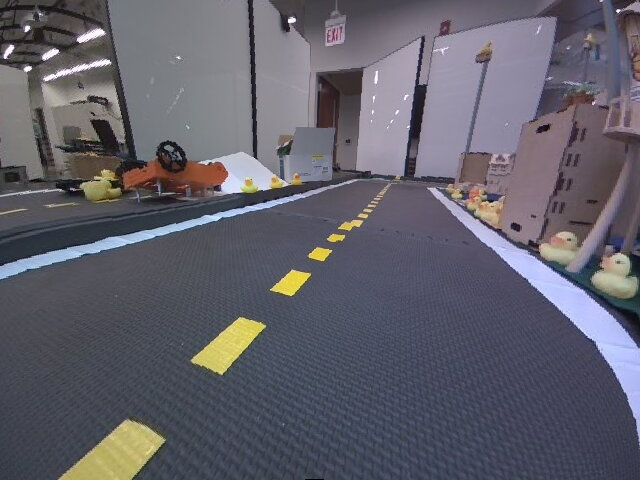
#> input picture visual_lane_following/solution/images/visual_control/pic11.png, 640 x 480 px
$ jupyter execute --allow-errors visual_lane_following_activity.ipynb   (shell and % lines are left out)
#> lines starting #> are read from the running program, lines starting #| are printed output that depends on the picture; after the words box and inside, x2 and y2 are one past the last pixel; in counts of white or black regions, pixels touching at a corner belong together
### visual_lane_following/solution/unit_test.py
import numpy as np
import cv2
from matplotlib import pyplot as plt


class UnitTestELRH:
    # Test the estimate of the robot's lane-relative heading
    def __init__(self, estimate_lane_relative_heading):
        imgbgr_straight = cv2.imread('../images/visual_control/pic10.png')
        imgbgr_turn = cv2.imread('../images/visual_control/turn.png')

        # The image-to-ground homography associated with this image (Jacopo's)
        H = np.array([-4.137917960301845e-05, -0.00011445854191468058, -0.1595567007347241,
                      0.0008382870319844166, -4.141689222457687e-05, -0.2518201638170328,
                      -0.00023561657746150284, -0.005370140574116084, 0.9999999999999999])

        H = np.reshape(H, (3, 3))

        theta_hat, lines_yellow, lines_white = estimate_lane_relative_heading(H, imgbgr_straight)

        print('First Image: theta_hat: %.2f degrees' % (theta_hat*180/np.pi))
        fig = plt.figure(figsize=(20, 20))
        ax1 = fig.add_subplot(2, 2, 1)
        # OpenCV uses BGR by default, whereas matplotlib uses RGB, so we generate an RGB version for the sake of visualization
        ax1.imshow(cv2.cvtColor(imgbgr_straight, cv2.COLOR_BGR2RGB))
        ax1.set_title('Input image'), ax1.set_xticks([]), ax1.set_yticks([])

        ax2 = fig.add_subplot(2, 2, 2)
        ax2.set_title('Lines Projected on Ground Plane')
        if lines_yellow is not None:
            # Visualize the edges projected on to the ground plane
            for line in lines_yellow:
                [x1, y1, x2, y2] = line

                X = np.array([x1, x2])
                Y = np.array([y1, y2])

                # The ground reference frame has positive X up and positive Y left
                # So, for the sake of plotting we treat X as Y, and Y as -X
                ax2.plot(-Y, X, 'g-')

        if lines_white is not None:
            # Visualize the edges projected on to the ground plane
            for line in lines_white:
                [x1, y1, x2, y2] = line

                X = np.array([x1, x2])
                Y = np.array([y1, y2])

                # The ground reference frame has positive X up and positive Y left
                # So, for the sake of plotting we treat X as Y, and Y as -X
                ax2.plot(-Y, X, 'b-')

        theta_hat, lines_yellow, lines_white = estimate_lane_relative_heading(H, imgbgr_turn)

        print('Second Image: theta_hat: %.2f degrees' % (theta_hat * 180 / np.pi))
        ax3 = fig.add_subplot(2, 2, 3)
        # OpenCV uses BGR by default, whereas matplotlib uses RGB, so we generate an RGB version for the sake of visualization
        ax3.imshow(cv2.cvtColor(imgbgr_turn, cv2.COLOR_BGR2RGB))
        ax3.set_title('Input image'), ax3.set_xticks([]), ax3.set_yticks([])

        ax4 = fig.add_subplot(2, 2, 4)
        ax4.set_title('Lines Projected on Ground Planes')
        if lines_yellow is not None:
            # Visualize the edges projected on to the ground plane
            for line in lines_yellow:
                [x1, y1, x2, y2] = line

                X = np.array([x1, x2])
                Y = np.array([y1, y2])

                # The ground reference frame has positive X up and positivy Y left
                # So, for the sake of plotting we treat X as Y, and Y as -X
                ax4.plot(-Y, X, 'g-')

        if lines_white is not None:
            # Visualize the edges projected on to the ground plane
            for line in lines_white:
                [x1, y1, x2, y2] = line

                X = np.array([x1, x2])
                Y = np.array([y1, y2])

                # The ground reference frame has positive X up and positive Y left
                # So, for the sake of plotting we treat X as Y, and Y as -X
                ax4.plot(-Y, X, 'b-')


# [19 lines left out: function project_image_to_ground, not called in this run]

### visual_lane_following/solution/01-Visual-Control/visual_lane_following_activity.ipynb
<p style="text-align: right">

</p>

# 💻🚙 01 - Visual Lane Following

<figure>
  <div style="text-align:center;">

  <figcaption>The view from a Duckiebot when centered in its lane.</figcaption>
  </div>
</figure>

We have explored different image processing algorithms as a means of enhancing certain aspects of an image (e.g., edges), while diminishing the presence of others (e.g., noise, irrelevant texture, etc.). We have implemented some of these tools to perform a Braitenberg-like approach to visual servoing, whereby we use weightings over edge detections to control the Duckiebot's steering in an effort to keep it in its lane as it drives forward.

The previous approach was *state-less*---it reacted to the robot's image, but had no (explicit) representation of the state of the robot or the environment. Rather than design a controller that reasons over the raw image, we will process the image to estimate the robot's orientation (heading) relative to the lane. We can then combine this estimate for the robot's lane-relative heading with the PID controller that we developed earlier to in an effort to keep the robot in its lane.

In the following, we will investigate one approach to estimating the robot's lane-relative orientation from images. Similar to the previous exercise, this approach makes use of the dashed-yellow and solid-white lane markings as valuable cues for determining the robot's orientation relative to the lane. The key is to isolate these lane markings from the rest of the image and then approximate them as a set of line segments. We can then transform these line segments into the ground reference frame and then determine the best-fit to their orientations relative to the robot. We can then estimate the orientation of the robot relative to the lane.

[cell 1]
## Run this cell to import relevant modules
%pylab inline

from matplotlib import pyplot as plt
import numpy as np
import cv2

Let's load the image into Python and then generate HSV and grayscale versions for use later.

**Note**: We provide several other images that you can experiment with as well, including one from the Duckiebot entering a turn as well as one from the simulator. As you explore this exercise, we encourage you to experiment with some of these other images by uncommenting them below. When you do, make sure to use the correct homography below.

[cell 2]
# Load in the image and generate hsv and grayscale versions
image = cv2.imread('../images/visual_control/pic11.png')
#> image is the input picture: shape (480, 640, 3); mean B, G, R 106.5, 96.2, 97.7

# [12 lines of commented-out code are left out]
imgrgb = cv2.cvtColor(image, cv2.COLOR_BGR2RGB)

# Convert the image to HSV for any color-based filtering
imghsv = cv2.cvtColor(image, cv2.COLOR_BGR2HSV)
#> imghsv: shape (480, 640, 3); mean H, S, V 111.9, 45.9, 111

# Most of our operations will be performed on the grayscale version
img = cv2.cvtColor(image, cv2.COLOR_BGR2GRAY)
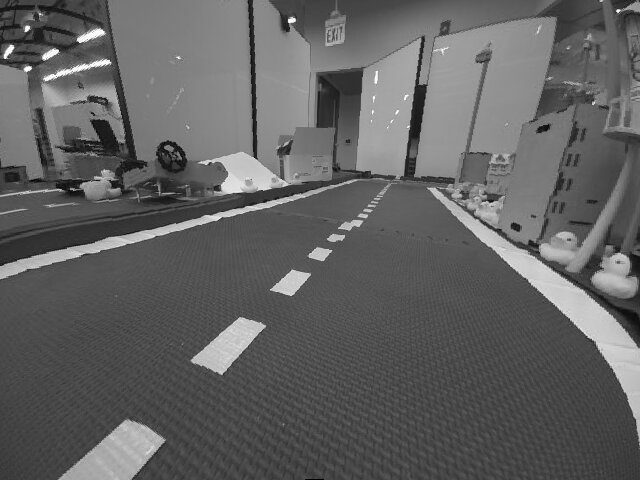
#> img: shape (480, 640); min 0, max 255, mean 97.8

Load the homography associated with this image, which defines the transformation from coordinates in the planar ground reference frame to the image frame.

**Note**: We provide both the homography for the Duckiebot that acquired the real images as well as the one for the simulated image that you can load above. As you experiment with the different images, make sure that you are loading the correct homography.

**Note**: For the exercises that you run in simulation and on a physical robot, the robot will use its own homography (the one that you calibrated in the case of the physical robot).

[cell 3]
# The image-to-ground homography associated with this image
H = np.array([-4.137917960301845e-05, -0.00011445854191468058, -0.1595567007347241,
              0.0008382870319844166, -4.141689222457687e-05, -0.2518201638170328,
              -0.00023561657746150284, -0.005370140574116084, 0.9999999999999999])

# The image-to-ground homography associated with the simulator
#H = np.array([3.6786120821220206e-05, -0.0003020442956870102, -0.22323525123759788,
#              0.0011114100508941233, -4.027463270825093e-05, -0.34411062222090527,
#              0.00046832025922603586, -0.008119176946450972, 0.9999999999999999])

# The image-to-ground homography associated with the simulator
#H = np.array([-4.897750e-05, -2.150858e-04, -1.818273e-01,
#              9.927400e-04, 1.202336e-06, -3.280241e-01,
#              -4.281805e-04, -7.185673e-03,  1.000000e+00])

H = np.reshape(H,(3, 3))
Hinv = np.linalg.inv(H)

## Detecting Lane Markings using the Canny Edge Detector

Lane markings appear as locations in the image marked by rapid changes in intensity. We have explored different approaches to isolating these *edges* based on intensity gradients, most recently using the Sobel Operator. A popular approach to detecting edges is the *Canny edge detector*.

Like other edge detectors, the Canny edge detector looks for regions of the image with strong intensity gradients. The algorithm then refines these detections via non-maxima supression (a variant of which we used for the Sobel Operator-based edge detection). While non-maxima suppression is often effective at removing edges that result from noise, it can also get rid of valid edges. Thus, the Canny edge detector employs a form of hysteresis, whereby it preserves "weak" edges that are connected to "strong" edges. Here, the idea is that valid edges that may appear as weak will be connected to strong edges, whereas those that occur as a result of noise will not be connected to strong edges.

In this way, the Canny edge detector divides edges into three groups:

1. Those whose gradient magnitude is sufficiently large that they are identified as valid edges.

2. Those whose gradient magnitude is sufficiently low that they are identified as erroneous edges.

3. Those whose gradient magnitude is inconclusive and are evaluated in terms of hysteresis.

The Canny edge detector differentiates between the three using two thresholds, a `canny_lower_threshold` below which edges are labeled as being erroneous, a `canny_upper_threshold` above which edges are labeled as being valid. Intensity gradients between the two thresholds are further evaluated in terms of hysteresis.

We will be discussing Canny edge detection in more detail later in the course, but if you are interested in more information on how the algorithm works, please see the [Canny edge detector Wikipedia page](https://en.wikipedia.org/wiki/Canny_edge_detector).

### Example: Canny Edge Detection

Like any edge detector, the Canny edge detector looks for regions of the image where there are large changes in intensity. We can reduce the extent to which noise in the image leads to candidate edges by smoothing the image with a Gaussian blurring kernel.

[cell 4]
# TODO: Identify a setting for the standard deviation that removes noise while not eliminating too much valid content.
sigma = 1

# Smooth the image using a Gaussian kernel
img_gaussian_filter = cv2.GaussianBlur(img,(0,0), sigma)

canny_lower_threshold = 80
canny_upper_threshold = 200
canny_kernel_size = 3;

edges = cv2.Canny(img_gaussian_filter, canny_lower_threshold, canny_upper_threshold, canny_kernel_size)
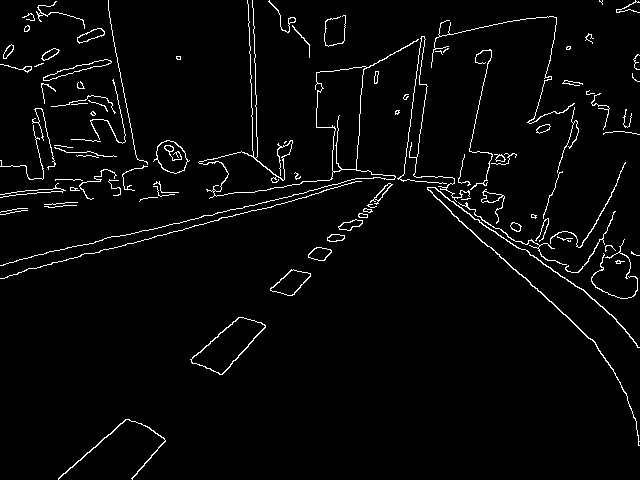
#> edges: shape (480, 640); 3% white in thin lines or dots
mask_edges = (edges != 0)
#> mask_edges: shape (480, 640) bool; 3% white in thin lines or dots
dst = image * (mask_edges[:,:,None].astype(image.dtype))
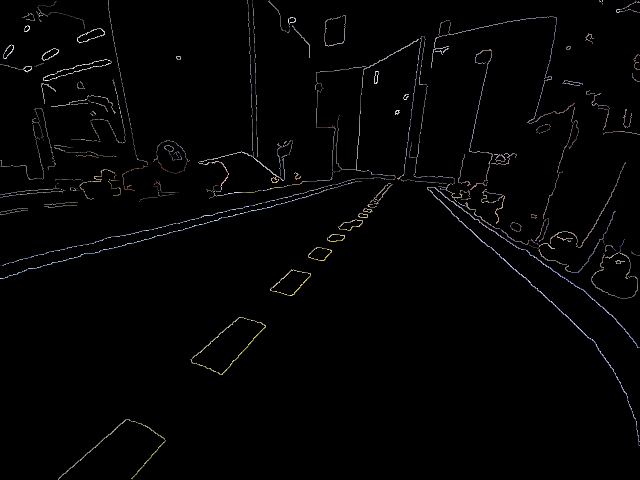
#> dst: shape (480, 640, 3); mean B, G, R 3.5, 3.4, 3.5

# Visualize the result of Canny edge detection
fig = plt.figure(figsize = (20,20))
ax1 = fig.add_subplot(1,3,1)
ax1.imshow(cv2.cvtColor(image, cv2.COLOR_BGR2RGB))
ax1.set_title('Original'), ax1.set_xticks([]), ax1.set_yticks([])
ax2 = fig.add_subplot(1,3,2)
ax2.imshow(img_gaussian_filter,cmap = 'gray')
ax2.set_title('Gaussian Filter (Sigma = ' + str(sigma) +')'), ax2.set_xticks([]), ax2.set_yticks([]);
ax3 = fig.add_subplot(1,3,3)
ax3.imshow(cv2.cvtColor(dst, cv2.COLOR_BGR2RGB))
ax3.set_title('Canny Edges'), ax3.set_xticks([]), ax3.set_yticks([]);
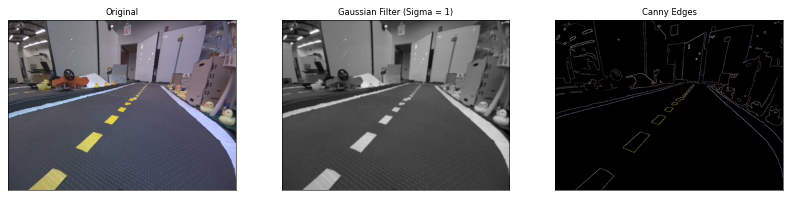
#> figure drawn by matplotlib, 3 panels

## Finding the Horizon

In Duckietown, the ground is planar and in other self-driving and robotics domains, it is often assumed that the ground is locally planar. We can exploit this as we search for lane markings by not searching above the horizon. In the world frame relative to which we estimated the homography (i.e., a reference frame with the origin centered between the drive wheels with the positive $x$-axis pointing forward and the positive $y$-axis to the left), the horizon corresponds to large $x$-coordinates. In Duckietown, we are only interested in the road a few meters in front of the Duckiebot.

### Example: Masking out the Horizon

Implement a mask that separates the ground plane from the horizon based on the homography (technically, $H^{-1}$).

[cell 5]
# TODO: Implement mask

xmax = 0.6
X = np.array([xmax, 0.0, 1.0])
x = Hinv.dot(X)
x = x/x[-1]

height = img.shape[1]
mask_ground = np.ones(img.shape, dtype=np.uint8)
mask_ground[0:int(np.floor(x[1])),:] = 0

fig = plt.figure(figsize = (30,20))
ax1 = fig.add_subplot(1,4,1)
ax1.imshow(img*mask_ground,cmap = 'gray')
ax1.set_title('Horizon Mask'), ax1.set_xticks([]), ax1.set_yticks([]);
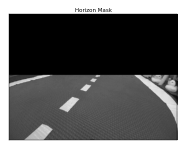
#> figure drawn by matplotlib, 1 panel

## Color-based Masking

Having identified a candidate set of edges, we can now try design a set of masks that isolate the edges associated with the dashed-yellow and solid-white lane markings.

Perhaps the most obvious thing to do is to create masks that filter out pixels whose color differs from that of the yellow and white lines.

### Exercise: Color-based Masking

Following what we did in the Braitenberg exercise, we can select upper- and lower-bounds on the HSV values for the two lines. One option mentioned in the Braitenberg exercise is to use [this online color picker](https://pinetools.com/image-color-picker), which allows us to get the HSV values for particular pixels.

**Note**: When we go to use these bounds, remember that OpenCV uses uses the convention that $\textrm{H} \in [0, 179]$, $\textrm{S} \in [0, 255]$, and $\textrm{V} \in [0, 255]$, while other tools may use different ranges (e.g., Gimp uses $\textrm{H} \in [0, 360]$, $\textrm{S} \in [0, 100]$, and $\textrm{V} \in [0, 100])$.

**Note**: While the HSV color space provides a better representation (e.g., compared to RGB) for color-based detection, the appearance of the yellow and white lane markings will change due to variations in illumination, shading, etc. for In order to improve the generalizability of these bounds, you are encouraged to also consider the `../images/visual_control/pic3_rect.png` image and define bounds that are appropriate for both.

**Note**: We provide the bounds for the simulated images below. Uncomment them if you are testing with the image from the simulator.

[cell 6]
# Using the above tool, we can identify the bounds as follows
# Since OpenCV uses a Hue range of [0, 179], we need to divide the Hue values above by 2
# The following are for the real-world images captured at TTIC
white_lower_hsv = np.array([0/2, 3*255/100, 52*255/100])
white_upper_hsv = np.array([360/2, 26*255/100, 96*255/100])
yellow_lower_hsv = np.array([44/2, 47*255/100, 48*255/100])
yellow_upper_hsv = np.array([55/2, 100*255/100, 85*255/100])

# [5 lines of commented-out code are left out]

mask_white_orig = cv2.inRange(imghsv, white_lower_hsv, white_upper_hsv)
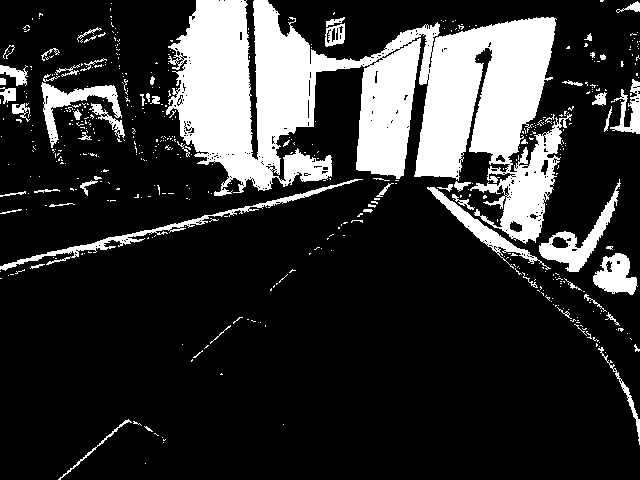
#> mask_white_orig: shape (480, 640); 19.8% white; 506 white regions (445 under 20 px), largest, box (x1, y1, x2, y2) and area: (166, 0, 572, 244) 47266, (0, 179, 363, 271) 1829, (539, 179, 621, 272) 1727
mask_yellow_orig = cv2.inRange(imghsv, yellow_lower_hsv, yellow_upper_hsv)
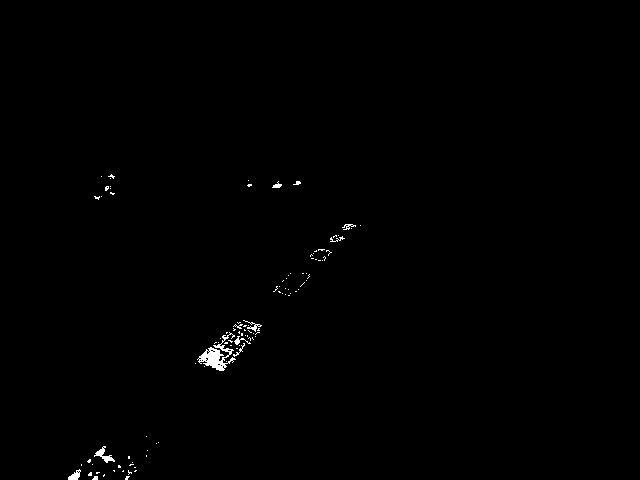
#> mask_yellow_orig: shape (480, 640); 0.45% white; 106 white regions (95 under 20 px), largest, box (x1, y1, x2, y2) and area: (197, 332, 236, 371) 517, (94, 446, 115, 463) 122, (68, 469, 81, 480) 78

fig = plt.figure(figsize = (20,10))
ax1 = fig.add_subplot(1,3,1)
ax1.imshow(imgrgb)
ax1.set_title('Original'), ax1.set_xticks([]), ax1.set_yticks([])
ax2 = fig.add_subplot(1,3,2)
ax2.imshow(imgrgb)
ax2.imshow(mask_yellow_orig, cmap='jet', alpha=0.5)
ax2.set_title('Filtered by Color (Yellow)'), ax2.set_xticks([]), ax2.set_yticks([]);
ax3 = fig.add_subplot(1,3,3)
ax3.imshow(imgrgb)
ax3.imshow(mask_white_orig, cmap='jet', alpha=0.5)
ax3.set_title('Filtered by Color (White)'), ax3.set_xticks([]), ax3.set_yticks([]);

### Exercise: Image dilation

Conservative values for the lower- and upper-bounds used for HSV filtering, will result in many false negatives (i.e., missing pixels that actually correspond to the dashed-yellow or solid-white lane markings, but that fall outside the bounds). We can increase the range in order to capture many of these pixels, but that will generally come at the expense of false positives.

One way to deal with this is to use more conservative values for the lower- and upper-bounds, but to then grow the resulting masks to capture nearby pixels that were not detected. We can do this through image *dilation*, a morphological process that expands non-zero regions in a binary image. In this case, the binary images are the HSV-based masks identified above and the non-zero regions are pixels identified as being yellow or white.

In this exercise, you will experiment with the size of the dilation kernel. As you do, remember that we will be masking out the horizon, so don't worry too much if dilation results in false positives in the upper part of the image.

[cell 7]
# TODO: Experiment with the size of the dilation kernel to see its effect on the masks
dilation_kernel = np.ones((5, 5), np.uint8)

mask_yellow = cv2.dilate(mask_yellow_orig, dilation_kernel, iterations=1)
#> mask_yellow: shape (480, 640); 1.6% white; 18 white regions, largest, box (x1, y1, x2, y2) and area: (193, 318, 264, 373) 1960, (85, 444, 139, 480) 741, (271, 271, 312, 298) 493
mask_white = cv2.dilate(mask_white_orig, dilation_kernel, iterations=1)
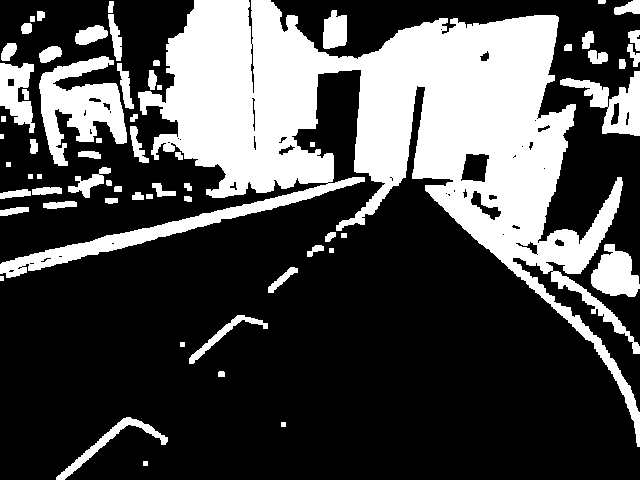
#> mask_white: shape (480, 640); 30% white; 64 white regions, largest, box (x1, y1, x2, y2) and area: (0, 0, 640, 447) 72921, (39, 56, 127, 166) 4930, (560, 71, 640, 136) 2140

fig = plt.figure(figsize = (20,10))
ax1 = fig.add_subplot(1,2,1)
ax1.imshow(imgrgb)
ax1.imshow(mask_yellow, cmap='jet', alpha=0.6)
ax1.set_title('Filtered by Color (Yellow)'), ax1.set_xticks([]), ax1.set_yticks([]);
ax2 = fig.add_subplot(1,2,2)
ax2.imshow(imgrgb)
ax2.imshow(mask_white, cmap='jet', alpha=0.6)
ax2.set_title('Filtered by Color (White)'), ax2.set_xticks([]), ax2.set_yticks([]);

## Masking

Let's now combine these masks to best isolate the features that we care about.

[cell 8]
mask_yellow_edge = mask_ground * mask_yellow
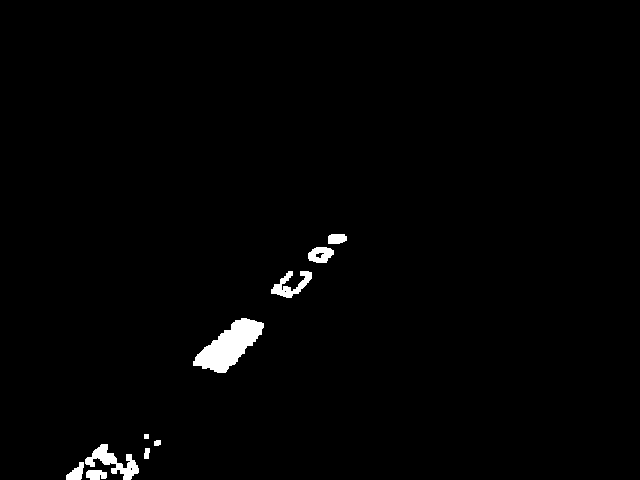
#> mask_yellow_edge: shape (480, 640); 1.4% white; 10 white regions, largest, box (x1, y1, x2, y2) and area: (193, 318, 264, 373) 1960, (85, 444, 139, 480) 741, (271, 271, 312, 298) 493
mask_white_edge = mask_ground * mask_white
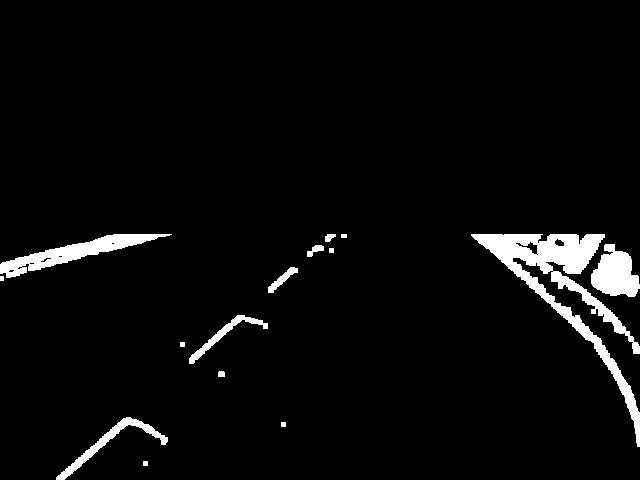
#> mask_white_edge: shape (480, 640); 4.1% white; 15 white regions, largest, box (x1, y1, x2, y2) and area: (471, 234, 640, 447) 6415, (0, 234, 172, 278) 2267, (591, 244, 640, 297) 1715

fig = plt.figure(figsize = (20,10))
ax1 = fig.add_subplot(1,2,1)
ax1.imshow(imgrgb)
ax1.imshow(mask_yellow_edge, cmap='jet', alpha=0.6)
ax1.set_title('Ground and Color Masks (Yellow)'), ax1.set_xticks([]), ax1.set_yticks([]);
ax2 = fig.add_subplot(1,2,2)
ax2.imshow(imgrgb)
ax2.imshow(mask_white_edge, cmap='jet', alpha=0.6)
ax2.set_title('Ground and Color Masks (White)'), ax2.set_xticks([]), ax2.set_yticks([]);
#> (the rest of the program and of its run is left out)
